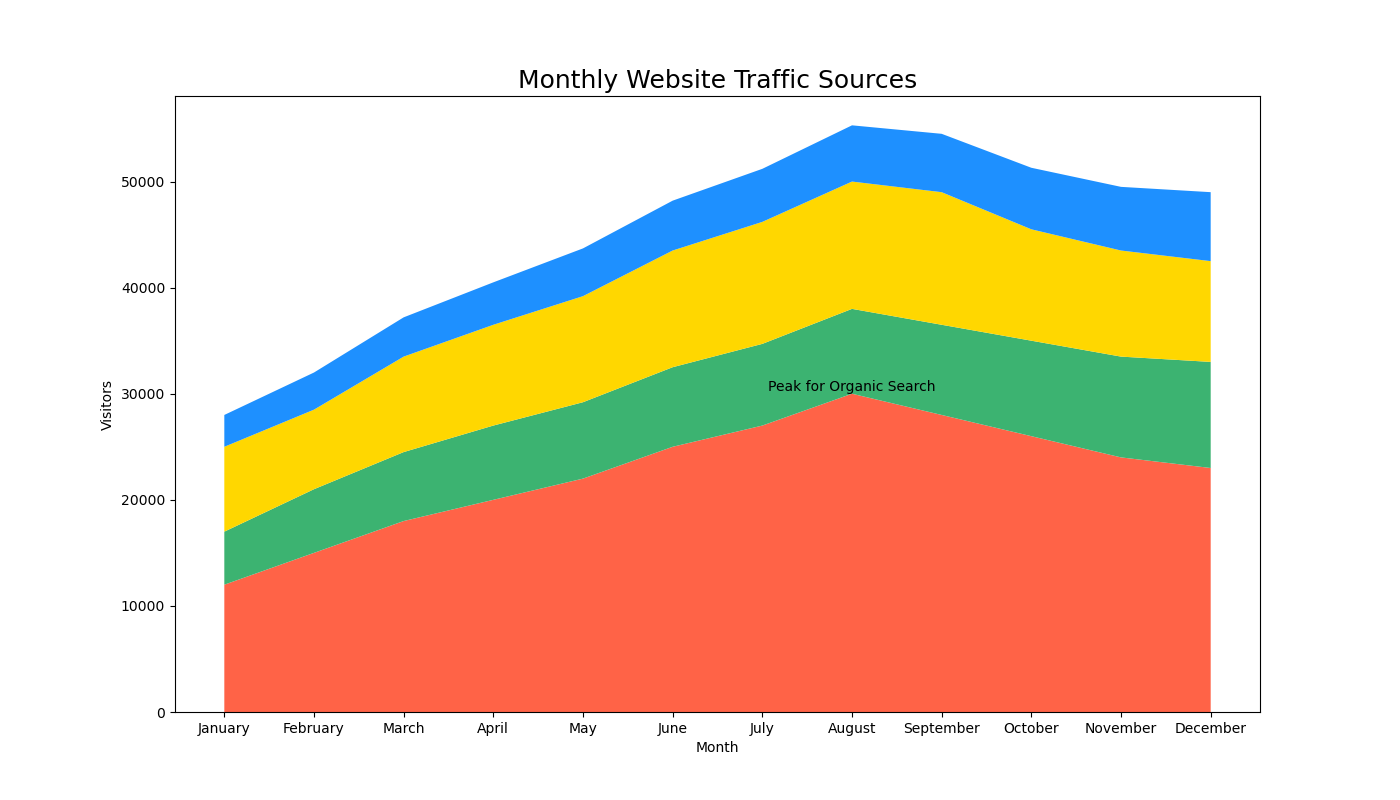

Generate this figure with Python:

import matplotlib.pyplot as plt

months = ['January', 'February', 'March', 'April', 'May', 'June',
          'July', 'August', 'September', 'October', 'November', 'December']
organic_search = [12000, 15000, 18000, 20000, 22000, 25000, 27000, 30000, 28000, 26000, 24000, 23000]
social_media = [5000, 6000, 6500, 7000, 7200, 7500, 7700, 8000, 8500, 9000, 9500, 10000]
email = [8000, 7500, 9000, 9500, 10000, 11000, 11500, 12000, 12500, 10500, 10000, 9500]
referral = [3000, 3500, 3700, 4000, 4500, 4700, 5000, 5300, 5500, 5800, 6000, 6500]

plt.figure(figsize=(14, 8))
plt.stackplot(months, organic_search, social_media, email, referral, 
              colors=['#FF6347', '#3CB371', '#FFD700', '#1E90FF'])

plt.title('Monthly Website Traffic Sources', fontdict={'fontsize': 18})
plt.xlabel('Month')
plt.ylabel('Visitors')

peak_organic_month = months[organic_search.index(max(organic_search))]
peak_organic_value = max(organic_search)
plt.text(peak_organic_month, peak_organic_value, 'Peak for Organic Search', ha='center', va='bottom')

plt.show()
